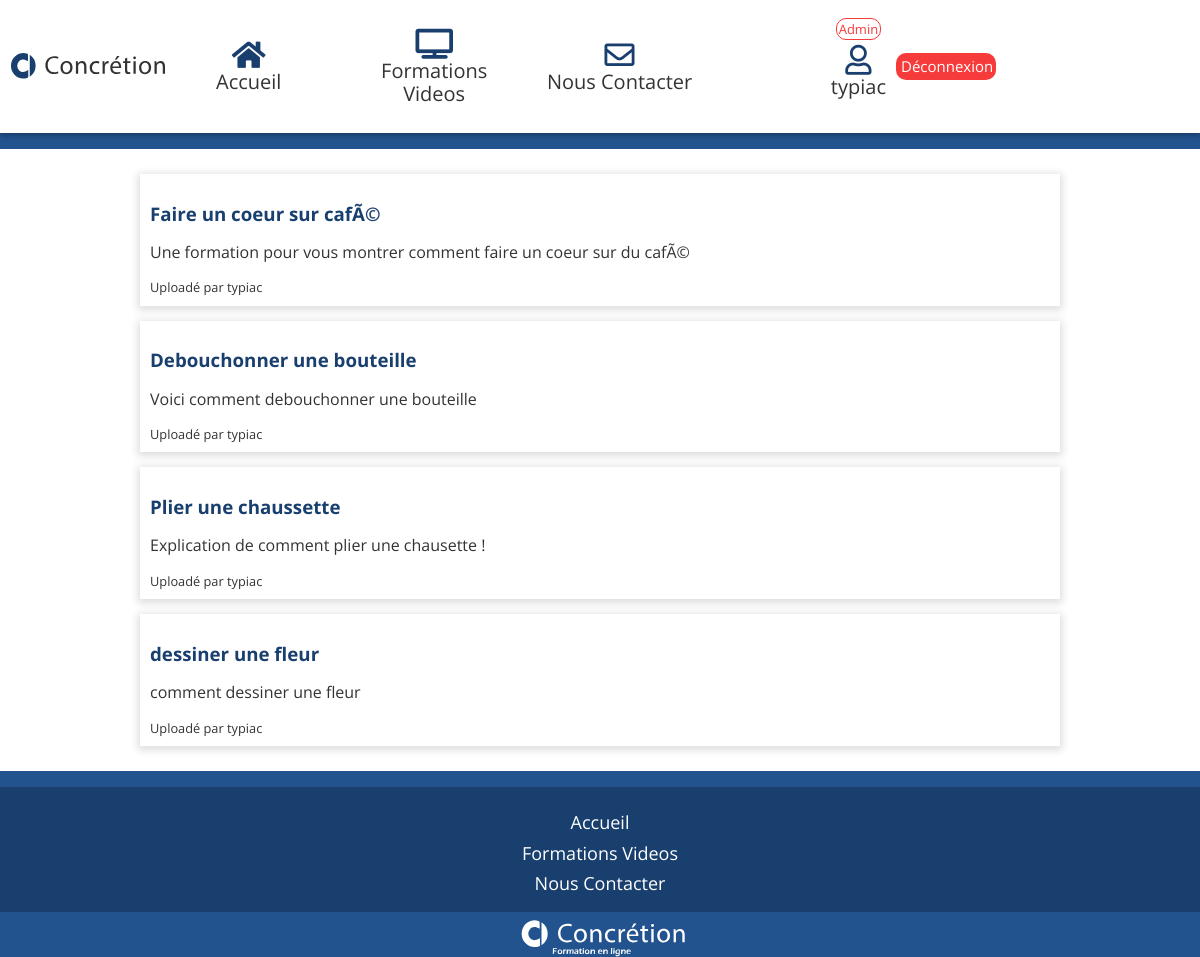
Screenshot of /controllers/formation.php (signed in) with the database file from the repository.
### tables this page shows
CREATE TABLE `videos` (
  `id` int(11) UNSIGNED NOT NULL,
  `name` varchar(120) NOT NULL,
  `content` text NOT NULL,
  `user_id` int(11) UNSIGNED NOT NULL,
  `file_name` varchar(100) NOT NULL
);

CREATE TABLE `users` (
  `id` int(11) UNSIGNED NOT NULL,
  `username` varchar(120) NOT NULL,
  `email` varchar(120) NOT NULL,
  `password` varchar(64) NOT NULL,
  `IsAdmin` tinyint(1) NOT NULL
);

### controllers/formation.php (called while the page is built)
<?php
include '../conf/Database.php';
try {
$sql1 = "SELECT videos.id AS idVideo,name,content,user_id,username from videos
            INNER JOIN users ON users.id = videos.user_id";
    $query = $connect->query($sql1);
    $videos = $query->fetchAll();
}
catch(PDOException $e) {
    echo $e->getMessage();
}
$template = 'formation';
include '../layout.phtml';

### templates/formation.phtml (the view, shortened to what this page needs)
<div class="onlyPc">
  <?php if (!empty($_SESSION['username'])){ ?>
  <section class="containerListeFormation">
    <ul class="videos-list">
      <?php foreach($videos as $video): ?>
      <a href="<?= $path ?>controllers/video.php?id=<?= intval($video['idVideo']) ?>">
        <li class="videoLi">
          <h3>
            <?= htmlspecialchars($video['name']) ?>
          </h3>
          <p>
            <?= htmlspecialchars($video['content']) ?>
          </p>
          <small>
            Uploadé par <?= htmlspecialchars($video['username']) ?>
          </small>
        </li>
      </a>
      <?php endforeach; ?>
    </ul>
  </section>
  <?php } ?>
</div>

### css/style.css (style rules this page uses)
* { box-sizing: border-box; }
html { font-size: 62.5%; }
body { font-size: 1.6rem; font-family: "Open Sans", sans-serif; background-color: #23538e; color: #3c3b37 }
h3 { color: #333333; }
.containerListeFormation { width: 970px; margin: auto; }
.onlyPc { display: none; }
.videos-list { padding: 10px; }
.onlyPc li { list-style-type: none; }
.onlyPc a { text-decoration: none; color: #333333; }
.onlyPc h3 { color: #193f6e; }
.onlyPc .videoLi { padding: 10px; margin: 15px; box-shadow: 0 2px 8px 2px rgba(20, 23, 28, .15); }
@media screen and (min-width: 1025px) { .onlyPc { display: block; } }

### rows the page displays
videos: name "Faire un coeur sur cafÃ©", content "Une formation pour vous montrer comment faire un coeur sur du cafÃ©", user.username "typiac"
videos: name "Debouchonner une bouteille", content "Voici comment debouchonner une bouteille", user.username "typiac"
videos: name "Plier une chaussette", content "Explication de comment plier une chausette !", user.username "typiac"
videos: name "dessiner une fleur", content "comment dessiner une fleur", user.username "typiac"

### other values shown
$_SESSION['username'] "typiac"
